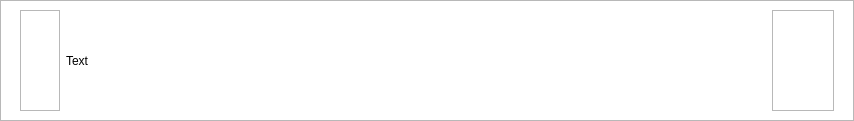
<?xml version="1.0" encoding="UTF-8"?>
<ui version="4.0">
 <class>Form</class>
 <widget class="QWidget" name="Form">
  <property name="geometry">
   <rect>
    <x>0</x>
    <y>0</y>
    <width>854</width>
    <height>121</height>
   </rect>
  </property>
  <property name="windowTitle">
   <string>Form</string>
  </property>
  <property name="styleSheet">
   <string notr="true">#Form {
	background: #fff;
}</string>
  </property>
  <layout class="QGridLayout" name="gridLayout_3">
   <property name="leftMargin">
    <number>0</number>
   </property>
   <property name="topMargin">
    <number>0</number>
   </property>
   <property name="rightMargin">
    <number>0</number>
   </property>
   <property name="bottomMargin">
    <number>0</number>
   </property>
   <property name="spacing">
    <number>0</number>
   </property>
   <item row="0" column="0">
    <widget class="QFrame" name="output_frame">
     <property name="frameShape">
      <enum>QFrame::StyledPanel</enum>
     </property>
     <property name="frameShadow">
      <enum>QFrame::Raised</enum>
     </property>
     <layout class="QGridLayout" name="gridLayout_2">
      <item row="0" column="4">
       <widget class="QFrame" name="frame_3">
        <property name="frameShape">
         <enum>QFrame::StyledPanel</enum>
        </property>
        <property name="frameShadow">
         <enum>QFrame::Raised</enum>
        </property>
        <layout class="QGridLayout" name="gridLayout">
         <item row="0" column="0">
          <widget class="QPushButton" name="redo_btn">
           <property name="styleSheet">
            <string notr="true">border: none;</string>
           </property>
           <property name="text">
            <string/>
           </property>
           <property name="icon">
            <iconset resource="static/resource.qrc">
             <normaloff>:/icons/icons/redo-svgrepo-com.svg</normaloff>:/icons/icons/redo-svgrepo-com.svg</iconset>
           </property>
           <property name="iconSize">
            <size>
             <width>14</width>
             <height>14</height>
            </size>
           </property>
          </widget>
         </item>
         <item row="1" column="0">
          <spacer name="verticalSpacer_2">
           <property name="orientation">
            <enum>Qt::Vertical</enum>
           </property>
           <property name="sizeHint" stdset="0">
            <size>
             <width>20</width>
             <height>42</height>
            </size>
           </property>
          </spacer>
         </item>
         <item row="1" column="1">
          <spacer name="horizontalSpacer_2">
           <property name="orientation">
            <enum>Qt::Horizontal</enum>
           </property>
           <property name="sizeHint" stdset="0">
            <size>
             <width>40</width>
             <height>20</height>
            </size>
           </property>
          </spacer>
         </item>
        </layout>
       </widget>
      </item>
      <item row="0" column="3">
       <widget class="QLabel" name="textlabel">
        <property name="minimumSize">
         <size>
          <width>700</width>
          <height>0</height>
         </size>
        </property>
        <property name="text">
         <string>Text</string>
        </property>
       </widget>
      </item>
      <item row="0" column="1">
       <spacer name="horizontalSpacer">
        <property name="orientation">
         <enum>Qt::Horizontal</enum>
        </property>
        <property name="sizeHint" stdset="0">
         <size>
          <width>40</width>
          <height>20</height>
         </size>
        </property>
       </spacer>
      </item>
      <item row="0" column="2">
       <widget class="QFrame" name="frame_2">
        <property name="frameShape">
         <enum>QFrame::StyledPanel</enum>
        </property>
        <property name="frameShadow">
         <enum>QFrame::Raised</enum>
        </property>
        <layout class="QVBoxLayout" name="verticalLayout_2">
         <item>
          <widget class="QLabel" name="output_icon">
           <property name="maximumSize">
            <size>
             <width>44</width>
             <height>44</height>
            </size>
           </property>
           <property name="frameShape">
            <enum>QFrame::NoFrame</enum>
           </property>
           <property name="text">
            <string/>
           </property>
           <property name="pixmap">
            <pixmap resource="static/resource.qrc">:/imgs/images/logo.svg</pixmap>
           </property>
           <property name="scaledContents">
            <bool>true</bool>
           </property>
           <property name="alignment">
            <set>Qt::AlignCenter</set>
           </property>
          </widget>
         </item>
         <item>
          <spacer name="verticalSpacer">
           <property name="orientation">
            <enum>Qt::Vertical</enum>
           </property>
           <property name="sizeHint" stdset="0">
            <size>
             <width>20</width>
             <height>24</height>
            </size>
           </property>
          </spacer>
         </item>
        </layout>
       </widget>
      </item>
      <item row="0" column="5">
       <spacer name="horizontalSpacer_3">
        <property name="orientation">
         <enum>Qt::Horizontal</enum>
        </property>
        <property name="sizeHint" stdset="0">
         <size>
          <width>40</width>
          <height>20</height>
         </size>
        </property>
       </spacer>
      </item>
     </layout>
    </widget>
   </item>
  </layout>
 </widget>
 <resources>
  <include location="static/resource.qrc"/>
 </resources>
 <connections/>
</ui>
